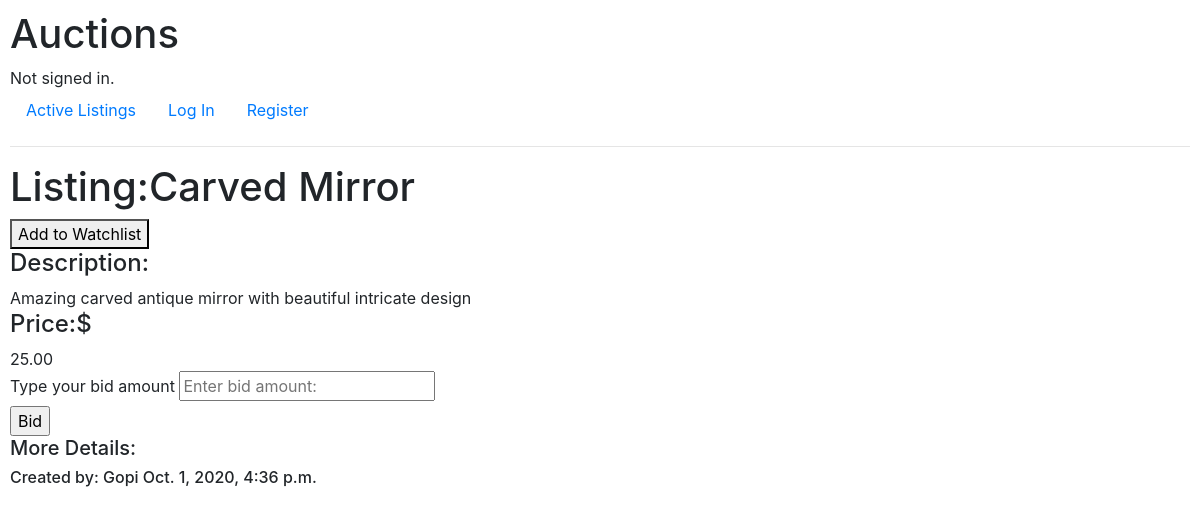
Page /listingpage/3 on the committed database.
### auctions/models.py (models this page shows)
class Product(models.Model):
    name = models.CharField(max_length=64)
    category = models.ForeignKey(Category, on_delete=models.CASCADE, related_name="products")
    current_price = models.DecimalField(max_digits=10, decimal_places=2)
    description = models.TextField()
    image_url = models.URLField(null=True, blank=True)
    owner = models.ForeignKey(User, on_delete=models.CASCADE, related_name="products")
    created_date = models.DateTimeField(auto_now_add=True)
    def __str__(self):
        return f"\n Product Name: {self.name} \n Category: {self.category} \n Start Bid: {self.current_price}"

class User(AbstractUser):
    pass

### auctions/views.py (the view)
# urls.py: path("listingpage/<int:product_id>", views.listingpage, name="listingpage"),
def listingpage(request, product_id):
    print(Product.objects.get(pk=product_id))
    return render(request, "auctions/listingpage.html", {
        "product": Product.objects.get(pk=product_id)
    })

### auctions/models.py (called while the page is built)
    def __str__(self):
        return self.name

### auctions/templates/auctions/listingpage.html (shortened to what this page needs)
{% extends "auctions/layout.html" %} {% block body %}
<h1>Listing:{{ product.name }}</h1>
<div>
    <button>Add to Watchlist</button>
    <h4>Description:</h4>
    {{ product.description}}
    <h4>Price:$</h4>
    {{ product.current_price }}
    <form>
        <label>Type your bid amount</label>
        <input type="number" placeholder="Enter bid amount:" min="{{ product.current_price }}">
    </form>
</div>
<input type="submit" value="Bid">
<h5>More Details:</h5>
<h6>Created by: {{ product.owner }} {{ product.created_date }}
</h6>
{% endblock %}

### auctions/static/auctions/styles.css (style rules this page uses)
body { padding: 10px; }

### rows in the picture
Product: name "Carved Mirror", description "Amazing carved antique mirror with beautiful intricate design", current_price "25.00", owner "Gopi", created_date "Oct. 1, 2020, 4:36 p.m."
